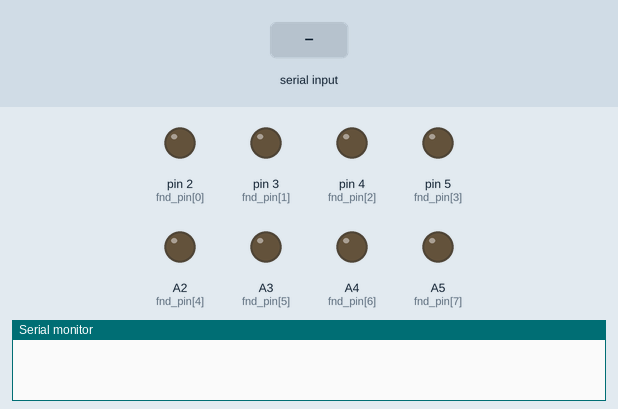
Recording of a sketch running on a simulated Arduino Uno, built with avr-gcc and run on an emulated ATmega328P. Shown: output pins drawn as LEDs (lit = HIGH), the last lines printed to the serial monitor. The inputs (shaded band) are chosen by the test bench.

Above: at 1.2 s.
1.3 s: "90,45\n" received over Serial
At 2.1 s:
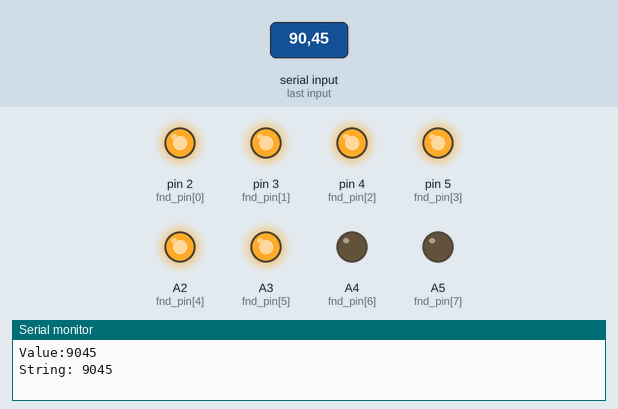
Timing chart, 0 to 4.3 s (numbered marks = the images above; inputs shaded):
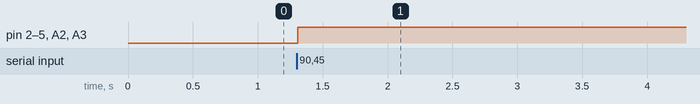

The sketch:

fnd.ino
```cpp
int incomingByte = 0;
int fnd_pin[8] = {2, 3, 4, 5, A2, A3, A4, A5};
int fnd_digits[10][8] = {
  {1, 1, 1, 1, 1, 1, 0, 0},
  {0, 1, 1, 0, 0, 0, 0, 0},
  {1, 1, 0, 1, 1, 0, 1, 0},
  {1, 1, 1, 1, 0, 0, 1, 0},
  {0, 1, 1, 0, 0, 1, 1, 0},
  {1, 0, 1, 1, 0, 1, 1, 0},
  {1, 0, 1, 1, 1, 1, 1, 0},
  {1, 1, 1, 0, 0, 0, 0, 0},
  {1, 1, 1, 1, 1, 1, 1, 0},
  {1, 1, 1, 1, 0, 1, 1, 0}
};

String inString = "";

void setup() {
  // put your setup code here, to run once:
  Serial.begin(9600);
  for (int i = 0; i < 8; i++) {
    pinMode(fnd_pin[i], OUTPUT);
  }
}

void loop() {
  // put your main code here, to run repeatedly:
  //for (int i = 0; i < 10; i++) {
  //  display(i);
  //  delay(1000);
  //}


  while (Serial.available() > 0) {
    int inChar = Serial.read();
    if (isDigit(inChar)) {
      inString += (char)inChar;
    }

    if (inChar == '\n') {
      Serial.print("Value:");
      Serial.println(inString.toInt());
      Serial.print("String: ");
      Serial.println(inString);
      // clear the string for new input:
      inString = "";

      display(inString.toInt());
    }
  }
}

void display(int num) {
  if (num < 0) num = 0;
  else if (num >= 10) num = 9;

  for (int i = 0; i < 8; i++) {
    digitalWrite(fnd_pin[i], fnd_digits[num][i]);
  }
}
```

Measured:
- after the input at 1.3 s, pin 2 (fnd_pin[0]), pin 3 (fnd_pin[1]), pin 4 (fnd_pin[2]), pin 5 (fnd_pin[3]), A2 (fnd_pin[4]), A3 (fnd_pin[5]): LOW → HIGH at once
